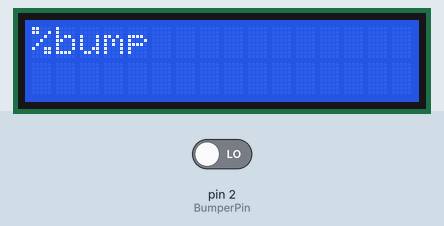
Bench run of a sketch on a simulated Arduino Uno, built with avr-gcc and run on an emulated ATmega328P. On the bench: 16×2 character LCD. The test bench sets the inputs (shaded band); at power-on: pin 2 (BumperPin) LOW. What the sketch prints to the serial monitor is not drawn.

Above: at 1.2 s.
1.3 s: pin 2 (BumperPin) driven HIGH
At 2.5 s:
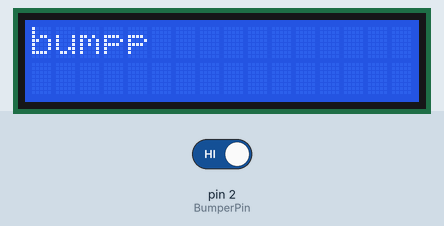
2.8 s: pin 2 (BumperPin) driven LOW
At 4.2 s:
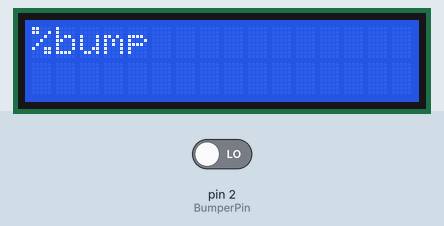
Timing chart, 0 to 5.8 s (numbered marks = the images above; inputs shaded):
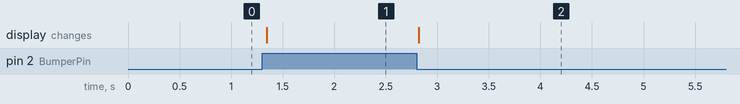

Measured:
- after the input at 1.3 s, the display: changes after 0.05 s (image 1)
- after the input at 2.8 s, the display: changes at once (image 2)

The sketch:

testxx.ino
```cpp
#include <LiquidCrystal_I2C.h>

//LiquidCrystal_I2C lcd(0x27, 4, 5, 6, 0, 1, 2, 3, 7, POSITIVE);
LiquidCrystal_I2C lcd(0x27, 2, 1, 0, 4, 5, 6, 7, 3, POSITIVE);

int BumperPin = 2;
int Bumper=0;

void setup() {
  // put your setup code here, to run once:
    //pinMode(trigPin, OUTPUT); // Sets the trigPin as an Output
  //pinMode(echoPin, INPUT); // Sets the echoPin as an Input
  pinMode(BumperPin, INPUT); // Sets the Bumper Pin as input
//  pinMode(SwitchPin, INPUT ); // Sets switch pin as input - button to start/stop motors
  Serial.begin(9600); // Starts the serial communication
  lcd.begin(16, 2);
  lcd.backlight();

   Serial.begin(9600);
}

void loop() {
   Bumper=digitalRead(BumperPin);
  // put your main code here, to run repeatedly:
  if (Bumper == HIGH) {

    lcd.setCursor(0, 0);
    lcd.print("bump");
    Serial.println("bump");
 //   StopM = 1;
 //   reverse = 1;

//    digitalWrite(IN1Pin, LOW);
//    digitalWrite(IN2Pin, HIGH);
//    digitalWrite(IN3Pin, LOW);
//    digitalWrite(IN4Pin, HIGH);
  }
  else {

    lcd.setCursor(0, 0);
    lcd.print("%bump");
    Serial.println("%bump");
    //delay(50);
  }
   delay(50);
//      lcd.setCursor(3, 1);
//    lcd.print(Bumper);
}
```
